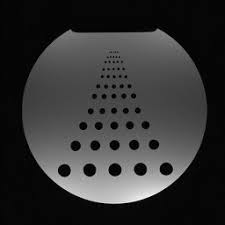
#> input picture images/MRI.png, 225 x 225 px, found by its file name; its folder holds 2 pictures in this run
$ python img_cs_bregman.py
#> lines starting #> are read from the running program, lines starting #| are printed output that depends on the picture
### utils/utils_image_funcs.py
import cv2
import numpy as np
from matplotlib import pyplot as plt

LAPLACIAN_KERNEL = np.array([[0, 1, 0],
                             [1, -4, 1],
                             [0, 1, 0]])


def calc_img_grad(img):
    img_x = np.roll(img, -1, axis=1) - img
    img_y = np.roll(img, -1, axis=0) - img

    return img_x, img_y


def calc_img_divergence(img_x, img_y):
    div_x = np.roll(img_x, 1, axis=1) - img_x
    div_y = np.roll(img_y, 1, axis=0) - img_y

    return div_x + div_y


def get_laplacian_kernel_freq_domain(h, w):
    laplacian_kernel_space_domain = np.zeros((h, w))
    laplacian_kernel_space_domain[:3, :3] = LAPLACIAN_KERNEL
    laplacian_kernel_space_domain = np.roll(laplacian_kernel_space_domain, (-1, -1), axis=(0, 1))
    laplacian_kernel_freq_domain = -np.fft.fft2(laplacian_kernel_space_domain)
    return laplacian_kernel_freq_domain


def shrink(x, gamma):
    return np.sign(x) * np.maximum(np.abs(x) - gamma, 0)


def load_image(image_name, show_flag=True):
    # if image_name == 'Lena' or image_name == 'Shapes':
    try:
        img = cv2.imread(fr'..\images\{image_name}.png', 0)
        img = img.astype(np.float64)
        if show_flag:
            plt.imshow(img, cmap='gray')
            plt.title(f'{image_name} Image')
            plt.axis('off')
            plt.show()
        return img
    except FileNotFoundError as e:
        print(e.errno)
    # else:
    #     print('No image exists!')


# [22 lines left out: functions add_white_noise, add_salt_and_pepper_noise, not called in this run]


def create_cs_image(img, mask=None, compress_rate=None, show_flag=True):
    f_full = np.fft.fftshift(np.fft.fft2(img, norm='ortho'))

    if mask is None:
        h, w = img.shape
        mask = np.zeros((h, w))
        num_samples = int(h * w * compress_rate)
        idx = np.random.choice(h * w, num_samples, replace=False)
        mask.flat[idx] = 1

    f_compress = f_full * mask
    u_0 = np.abs(np.fft.ifft2(np.fft.ifftshift(f_compress), norm='ortho'))

    if show_flag:
        fig, axes = plt.subplots(1, 4, figsize=(12, 3))

        axes[0].imshow(img, cmap='gray')
        axes[0].set_title("Original Image ($u$)")

        axes[1].imshow(mask, cmap='gray')
        axes[1].set_title(f"Sampling Mask ($R$)\n({int(compress_rate * 100)}% sampled)")

        axes[2].imshow(np.log(np.abs(f_compress) + 1), cmap='magma')
        axes[2].set_title("Sampled K-Space ($f$)\n(Frequency Domain)")

        axes[3].imshow(u_0, cmap='gray')
        axes[3].set_title("Zero-Filled Image ($u_0$)\n(Spatial Domain)")

        for ax in axes:
            ax.axis('off')
        plt.show()

    return f_compress, u_0


def apply_forward_haar_transform(img):
    h, w = img.shape
    h_half = h // 2
    w_half = w // 2
    harr_coeffs = np.zeros_like(img)

    a = img[0:2 * h_half:2, 0:2 * w_half:2]
    b = img[1:2 * h_half:2, 0:2 * w_half:2]
    c = img[0:2 * h_half:2, 1:2 * w_half:2]
    d = img[1:2 * h_half:2, 1:2 * w_half:2]
    harr_coeffs[:h_half, :w_half] = (a + b + c + d) / 2
    harr_coeffs[h_half:2 * h_half, :w_half] = (a - b + c - d) / 2
    harr_coeffs[:h_half, w_half:2 * w_half] = (a + b - c - d) / 2
    harr_coeffs[h_half:2 * h_half, w_half:2 * w_half] = (a - b - c + d) / 2

    return harr_coeffs


def apply_inverse_haar_transform(harr_coeffs):
    h, w = harr_coeffs.shape
    h_half = h // 2
    w_half = w // 2
    img = np.zeros_like(harr_coeffs)

    LL = harr_coeffs[:h_half, :w_half]
    LH = harr_coeffs[h_half:2 * h_half, :w_half]
    HL= harr_coeffs[:h_half, w_half:2 * w_half]
    HH = harr_coeffs[h_half:2 * h_half, w_half:2 * w_half]
    img[0:2 * h_half:2, 0:2 * w_half:2] = (LL + LH + HL + HH) / 2
    img[1:2 * h_half:2, 0:2 * w_half:2] = (LL - LH + HL - HH) / 2
    img[0:2 * h_half:2, 1:2 * w_half:2] = (LL + LH - HL - HH) / 2
    img[1:2 * h_half:2, 1:2 * w_half:2] = (LL - LH - HL + HH) / 2

    return img

### image_compress_sensing/img_cs_bregman.py
import numpy as np
from matplotlib import pyplot as plt
from utils.utils_image_funcs import shrink, load_image, calc_img_grad, get_laplacian_kernel_freq_domain, \
    calc_img_divergence, apply_forward_haar_transform, apply_inverse_haar_transform, create_cs_image

EPSILON = 1e-12


def solve_cs_split_bregman(f_measured, mask, mu, lamda, gamma, inner_iters, tolerance, max_outer_iters):
    h, w = f_measured.shape
    num_pixels = h * w

    # initialization
    u = np.real(np.fft.ifft2(np.fft.ifftshift(f_measured), norm='ortho'))
    d_x = np.zeros_like(u)
    d_y = np.zeros_like(u)
    w_coeffs = np.zeros_like(u)
    b_x = np.zeros_like(u)
    b_y = np.zeros_like(u)
    b_w = np.zeros_like(u)
    f_k = np.copy(f_measured)

    # calc K kernel
    laplacian_kernel_freq = get_laplacian_kernel_freq_domain(h, w)
    K = mu * mask + lamda * np.fft.fftshift(np.abs(laplacian_kernel_freq)) + gamma
    K[K < 1e-8] = 1

    err_vec = []
    for k in range(max_outer_iters):
        for _ in range(inner_iters):
            # rhs
            div_db = calc_img_divergence(d_x - b_x, d_y - b_y)
            w_part = apply_inverse_haar_transform(w_coeffs - b_w)
            rhs = mu * f_k + np.fft.fftshift(np.fft.fft2(lamda*div_db + gamma*w_part, norm='ortho'))

            # solve u
            u = np.real(np.fft.ifft2(np.fft.ifftshift(rhs / K), norm='ortho'))

            # update d
            u_x, u_y = calc_img_grad(u)
            s = np.sqrt(np.abs(u_x + b_x) ** 2 + np.abs(u_y + b_y) ** 2)
            d_x = np.maximum(s - 1 / lamda, 0) * (u_x + b_x) / (s + EPSILON)  # general-shrink
            d_y = np.maximum(s - 1 / lamda, 0) * (u_y + b_y) / (s + EPSILON)  # general-shrink

            # update w
            wu = apply_forward_haar_transform(u)
            w_coeffs = shrink(wu + b_w, 1 / gamma)

            # update b
            b_x += (u_x - d_x)
            b_y += (u_y - d_y)
            b_w += (wu - w_coeffs)

        # update f_k for constrained algorithm
        u_f = np.fft.fftshift(np.fft.fft2(u, norm='ortho'))
        f_k += (f_measured - mask * u_f)

        # calc error for constrained algorithm
        error = np.linalg.norm(mask * u_f - f_measured) / num_pixels
        err_vec.append(error)

        if error < tolerance:
            break

    return u, err_vec


def img_cs_main():
    img = load_image('MRI', show_flag=False)
#> in load_image, img is the input picture: shape (225, 225); min 0, max 255, mean 51
    img = img / (np.max(img) + EPSILON)

    compress_rate = 0.3
    h, w = img.shape
#> h = 225; w = 225
    mask = np.zeros((h, w))
    idx = np.random.choice(h * w, int(h * w * compress_rate), replace=False)
    mask.flat[idx] = 1

    # keep the center of the k-space (low frequencies)
    center_size = 1
    mask[h//2-center_size:h//2+center_size, w//2-center_size:w//2+center_size] = 1

    f_compress, u_0 = create_cs_image(img=img, mask=mask, compress_rate=compress_rate)

    u_recovered, errors = solve_cs_split_bregman(
        f_measured=f_compress,
        mask=mask,
        mu=2.0,
        lamda=4.0,
        gamma=4.0,
        inner_iters=10,
        tolerance=1e-5,
        max_outer_iters=50
    )
#> in solve_cs_split_bregman, `K = mu * mask + lamda * np.fft.fftshift(np.abs(laplacian_kernel_freq))..`:
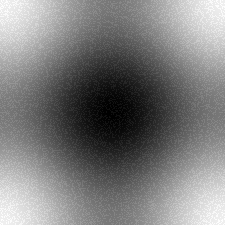
#> K: shape (225, 225) float64; min 4, max 38, mean 20.6; drawn with min black and max white
#> the loop in solve_cs_split_bregman, `for k in range(max_outer_iters):` made 50 passes
#> error on passes 1 to 8: 0.000905, 0.00029, 0.000163, 0.000117, 9.8e-05, 8.92e-05, 8.12e-05, 7.25e-05
#> pass 1, in calc_img_grad, `img_y = np.roll(img, -1, axis=0) - img`:
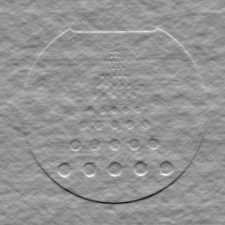
#> img_y: shape (225, 225) float64; min -0.0461, max 0.0333, mean -1.92e-21; drawn with min black and max white
#> pass 1, in apply_forward_haar_transform, `a = img[0:2 * h_half:2, 0:2 * w_half:2]`:
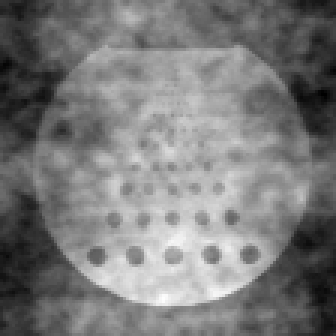
#> a: shape (112, 112) float64 (shown 3 times larger); min -0.0257, max 0.168, mean 0.067; drawn with min black and max white
#> after the loop in solve_cs_split_bregman, `for k in range(max_outer_iters):`:
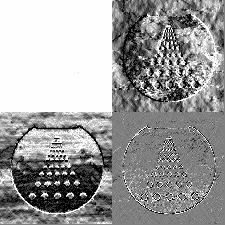
#> b_w: shape (225, 225) float64; min -0.25, max 0.25, mean 0.0589; drawn with min black and max white
#> after the loop in solve_cs_split_bregman, `for k in range(max_outer_iters):`:
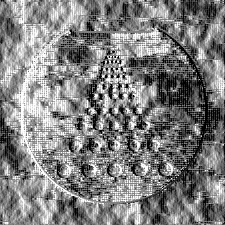
#> b_x: shape (225, 225) float64; min -0.25, max 0.25, mean 0.00085; drawn with min black and max white
#> after the loop in solve_cs_split_bregman, `for k in range(max_outer_iters):`:
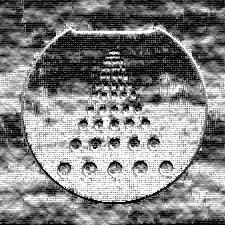
#> b_y: shape (225, 225) float64; min -0.25, max 0.25, mean 0.00996; drawn with min black and max white

    # Plotting Results
    fig, axes = plt.subplots(2, 2, figsize=(15, 12))
    axes[0, 0].imshow(img, cmap='gray')
    axes[0, 0].set_title("Original")
    axes[0, 1].imshow(u_0, cmap='gray')
    axes[0, 1].set_title("Zero-Filled Reconstruction")
    axes[1, 0].imshow(u_recovered, cmap='gray')
    axes[1, 0].set_title("Split-Bregman CS")
    axes[1, 1].semilogy(errors, color='green', marker='o')
    axes[1, 1].set_title("Convergence")
    axes[1, 1].set_xlabel("Outer Iteration (k)")
    axes[1, 1].set_ylabel("Error (log scale)")
    plt.show()
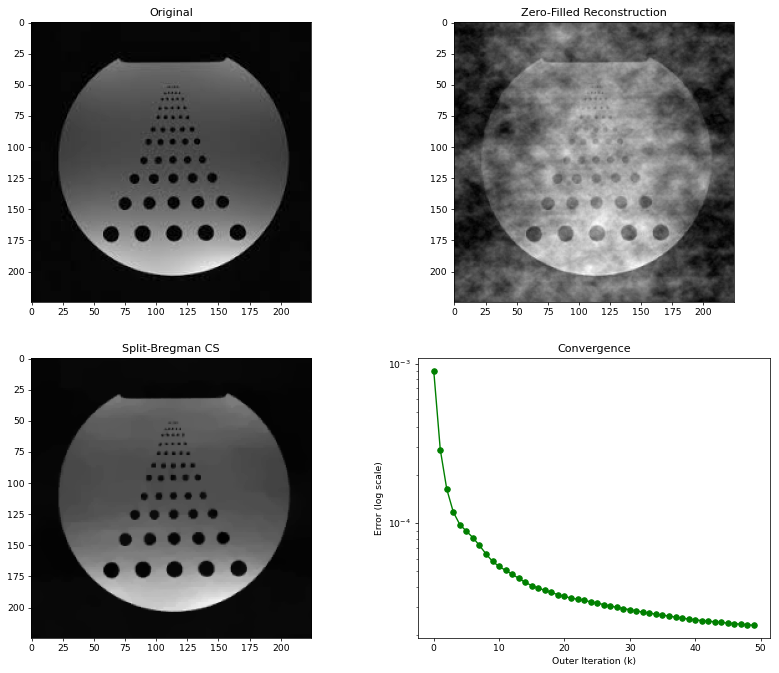
#> figure drawn by matplotlib, 4 panels; panel 4: curve peaks at x = 0, y = 0.000905


if __name__ == "__main__":
    img_cs_main()
